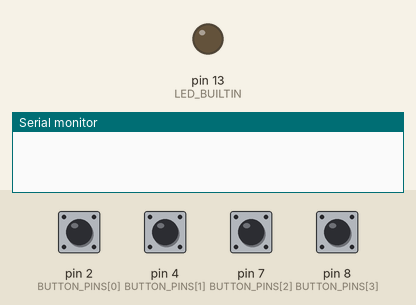
This sketch was run on a simulated Arduino Uno, built with avr-gcc and run on an emulated ATmega328P. On the bench: output pins drawn as LEDs (lit = HIGH), the last lines printed to the serial monitor. The test bench sets the inputs (shaded band); at power-on: pin 2 (BUTTON_PINS[0]), pin 4 (BUTTON_PINS[1]), pin 7 (BUTTON_PINS[2]), pin 8 (BUTTON_PINS[3]) LOW.

Above: at 1.2 s.
1.3 s: pin 2 (BUTTON_PINS[0]) pulled HIGH for 0.15 s
At 1.4 s:
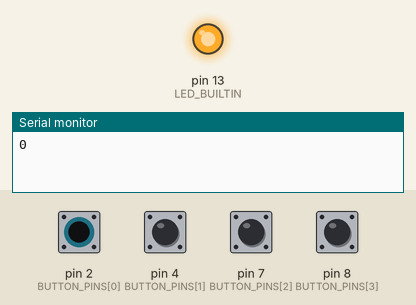
Timing chart, 0 to 4.3 s (numbered marks = the images above; inputs shaded):
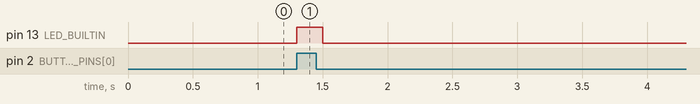

The sketch:

arduino.ino
```cpp
const int BUTTON_PINS[] = {2, 4, 7, 8};
const int BUTTONS_COUNT = 4;

void setup() {
  Serial.begin(9600);

  for(int i=0; i < BUTTONS_COUNT; i++){
    pinMode(BUTTON_PINS[i], INPUT);
  }

  pinMode(LED_BUILTIN, OUTPUT);

  //Serial.println("start");
}


int prevStates[BUTTONS_COUNT];

void loop() {
  int multiTouch = 0;
  for(int i=0; i < BUTTONS_COUNT; i++){
    int state = digitalRead(BUTTON_PINS[i]);
    if( prevStates[i] != state ){
      if( state == HIGH ){
        for(int j=0; j < BUTTONS_COUNT; j++){
          if( prevStates[j] == HIGH && j != i ) multiTouch++;
        }
        if( multiTouch ){
          Serial.print( multiTouch + BUTTONS_COUNT -1 );
        }else{
          Serial.print( i );
        }
      }
      digitalWrite(LED_BUILTIN, state);
      prevStates[i] = state;
    }
  }
  delay(100);
}
```

Measured:
- after the input at 1.3 s, pin 13 (LED_BUILTIN): LOW → HIGH at once, → LOW 0.20 s later
